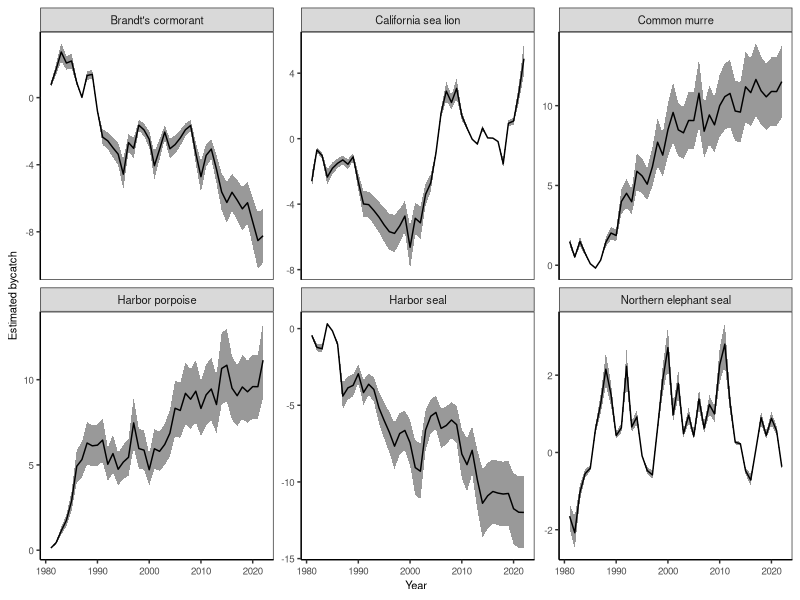

Source code (R): (Note: this script raises an error after producing the figure.)

# Clear workspace
rm(list = ls())

# Setup
################################################################################

# Packages
library(tidyverse)

# Directories
plotdir <- "figures"


# Simulate data
################################################################################

# Species
species <- c("California sea lion",
             "Harbor porpoise",
             "Harbor seal",
             "Common murre",
             "Brandt's cormorant",
             "Northern elephant seal")

# Loop through grid and simulate data
data_orig <- purrr::map_df(1:length(species), function(x){
  
  # Set the length of the random walk
  walk_length <- length(1981:2022)
  
  # Generate random values from a normal distribution (you can adjust mean and standard deviation as needed)
  random_values <- rnorm(walk_length, mean = 0, sd = 1)
  
  # Create the random walk by cumulatively summing the random values
  random_walk <- cumsum(random_values)
  
  # Build data
  data1 <- tibble(species=species[x],
                  year=1981:2022,
                  value=random_walk)
  
})

# Format data
data <- data_orig %>% 
  mutate(cv=0.1,
         sd=cv*abs(value),
         value_lo=value-1.96*sd,
         value_hi=value+1.96*sd)

# Plot data
################################################################################

# Theme
base_theme <-  theme(axis.text=element_text(size=7),
                     axis.title=element_text(size=8),
                     legend.text=element_text(size=7),
                     legend.title=element_text(size=8),
                     strip.text=element_text(size=8),
                     # Gridlines
                     panel.grid.major = element_blank(), 
                     panel.grid.minor = element_blank(),
                     panel.background = element_blank(), 
                     axis.line = element_line(colour = "black"),
                     # Legend
                     legend.background = element_rect(fill=alpha('blue', 0)))

# Plot
g <- ggplot(data, aes(x=year, y=value)) +
  facet_wrap(~species, ncol=3, scales="free_y") +
  geom_ribbon(mapping=aes(x=year, ymin=value_lo, ymax=value_hi), fill="grey60", color=NA) +
  geom_line() +
  # Labels
  labs(x="Year", y="Estimated bycatch") +
  # Legend
  scale_color_discrete(name="") +
  # Theme
  theme_bw() + base_theme +
  theme(legend.key.size=unit(0.3, "cm"),
        legend.position = c(0.9, 0.2))
g

# Export
ggsave(g, filename=file.path(plotdir, "Fig4_bycatch_estimates_ratio.png"), 
       width=6.5, height=4, units="in", dpi=600)


